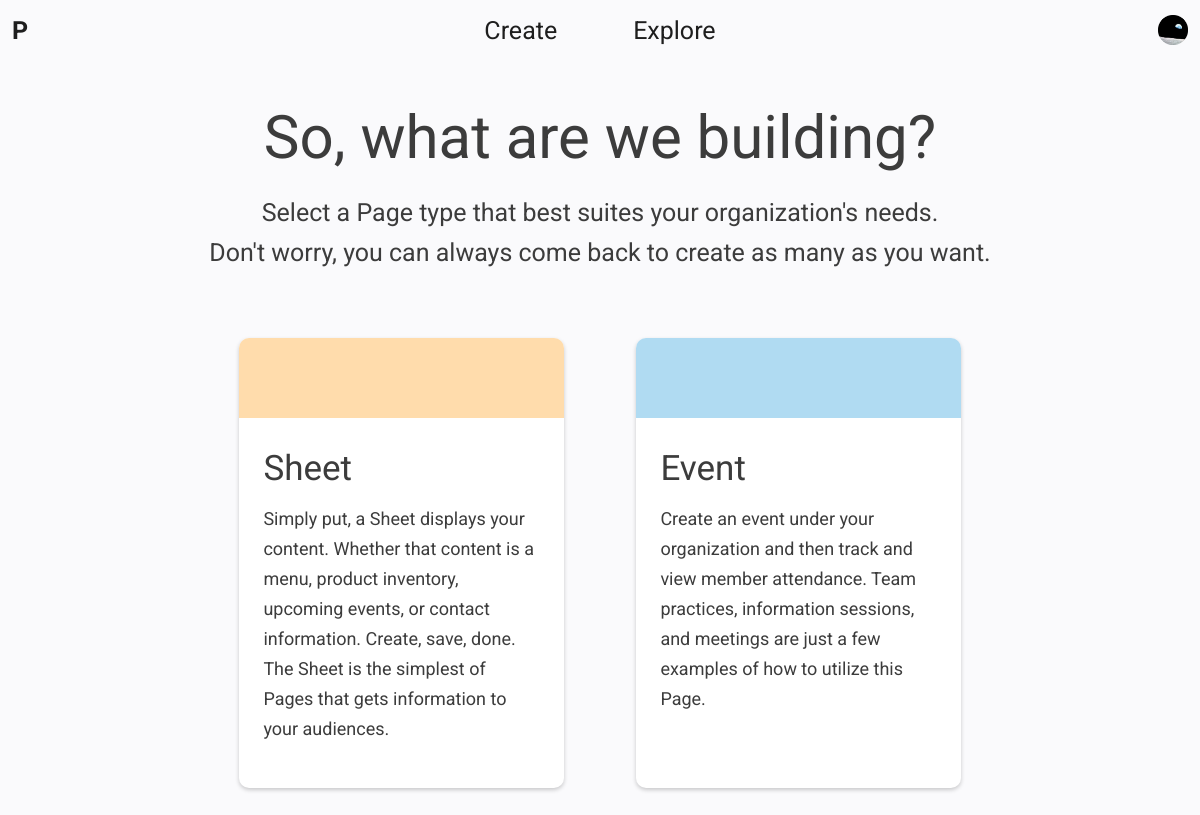
The page /create/build/ (signed in) on the database its author committed.
### builder/models.py (models this page shows)
class PageListing(models.Model):
    name = models.CharField(max_length=LENGTH_SHORT)
    description = models.CharField(max_length=LENGTH_MEDIUM)

### builder/views.py (the view, shortened to what this page needs)
# urls.py: path('create/build/', views.build, name='build'),
@login_required
def build(request):
    if request.method == 'GET':
        buildForm = BuildForm(request.GET)
        if not buildForm.is_valid():
            return render(request, 'select_page_type.html', {'pageListings': PageListing.objects.all()})

### pages/templatetags/core_tags.py (called while the page is built)
@register.filter(name='buildPageTitle')
def buildPageTitle(pageName):
    if not pageName:
        return 'Pages'
    return 'Pages | {}'.format(pageName)

### builder/templates/select_page_type.html (shortened to what this page needs)
<html>
    {% load core_tags %}
    {% load static %}
    <head>
    </head>
    <body>
        {% include 'core.html' %}
        {% include 'dashboard.html' %}
        <link rel="stylesheet" type="text/css" href="{% static 'styles/select_page_type.css' %}">
        <div class="content">
            <div class="heading">
                <h1>So, what are we building?</h1>
                <h2>Select a Page type that best suites your organization's needs.</h2>
                <h2>Don't worry, you can always come back to create as many as you want.</h2>
            </div>
            <div class="dashboard">
                {% for pageListing in pageListings %}
                    <a class="item" href="{% url 'build' %}?typee={{ pageListing.name }}">
                        <div class="background"
                            {% if pageListing.name == 'Event' %}
                                style="background-color: rgb(176, 219, 242)"
                            {% endif %}
                        >
                        </div>
                        <div class="info">
                            <h1>{{ pageListing.name }}</h1>
                            <p>{{ pageListing.description }}</p>
                        </div>
                    </a>
                {% endfor %}
            </div>
        </div>
    </body>
</html>

### pages/static/styles/core.css (style rules this page uses)
html { color: rgb(60, 60, 60); }
a { color: rgb(0, 123, 224); }
body { width: 100%; height: 100%; display: flex; flex-direction: column; margin: 0; font-family: Roboto; overflow: hidden; }
.content { position: relative; width: 100%; height: 100%; display: flex; flex-direction: column; align-items: center; flex: 1; overflow: auto; overflow-x: hidden; background-color: rgb(250, 250, 252); }
.content .heading { width: 92vw; display: flex; flex-direction: column; align-items: center; justify-content: center; }
.content .heading h1 { margin: 5vh 0 2vh 0; text-align: center; font-size: 60px; font-weight: normal; }
.content .heading h2 { margin: 5px 0 0 0; text-align: center; font-size: 25px; font-weight: normal; line-height: 35px; }

### pages/static/styles/dashboard.css (style rules this page uses)
.dashboard { width: 100vw; max-width: 1300px; display: flex; justify-content: center; align-items: flex-start; flex-wrap: wrap; margin: 0 0 5vh 0; }
.dashboard .item { width: 92vw; display: flex; flex-direction: column; margin: 4vh auto 0 auto; border-radius: 10px; box-shadow: 0 2px 4px 0 rgba(0, 0, 0, 0.2); background-color: rgb(255, 255, 255); }

### builder/static/styles/select_page_type.css (style rules this page uses)
.content .dashboard { margin-top: 5vh; align-items: center; }
.content .dashboard .item { height: 450px; align-items: center; max-width: 325px; margin: 3vh 3vw; text-decoration: none; }
.content .dashboard .item .background { width: 100%; height: 80px; align-self: center; background-color: rgb(255, 220, 172); border-radius: 10px 10px 0 0; }
.content .dashboard .item .info { width: 85%; margin-top: 15px; color: rgb(60, 60, 60); }
.content .dashboard .item .info h1 { margin: 15px 0; font-size: 35px; font-weight: normal; }
.content .dashboard .item .info p { margin: 0; font-size: 18px; line-height: 30px; }

### rows shown on the page
PageListing: name "Sheet", description "Simply put, a Sheet displays your content. Whether that content is a menu, product inventory, upcoming events, or contact information. Create, save, done. The Sheet is the simplest of Pages that gets information to your audiences."
PageListing: name "Event", description "Create an event under your organization and then track and view member attendance. Team practices, information sessions, and meetings are just a few examples of how to utilize this Page."
